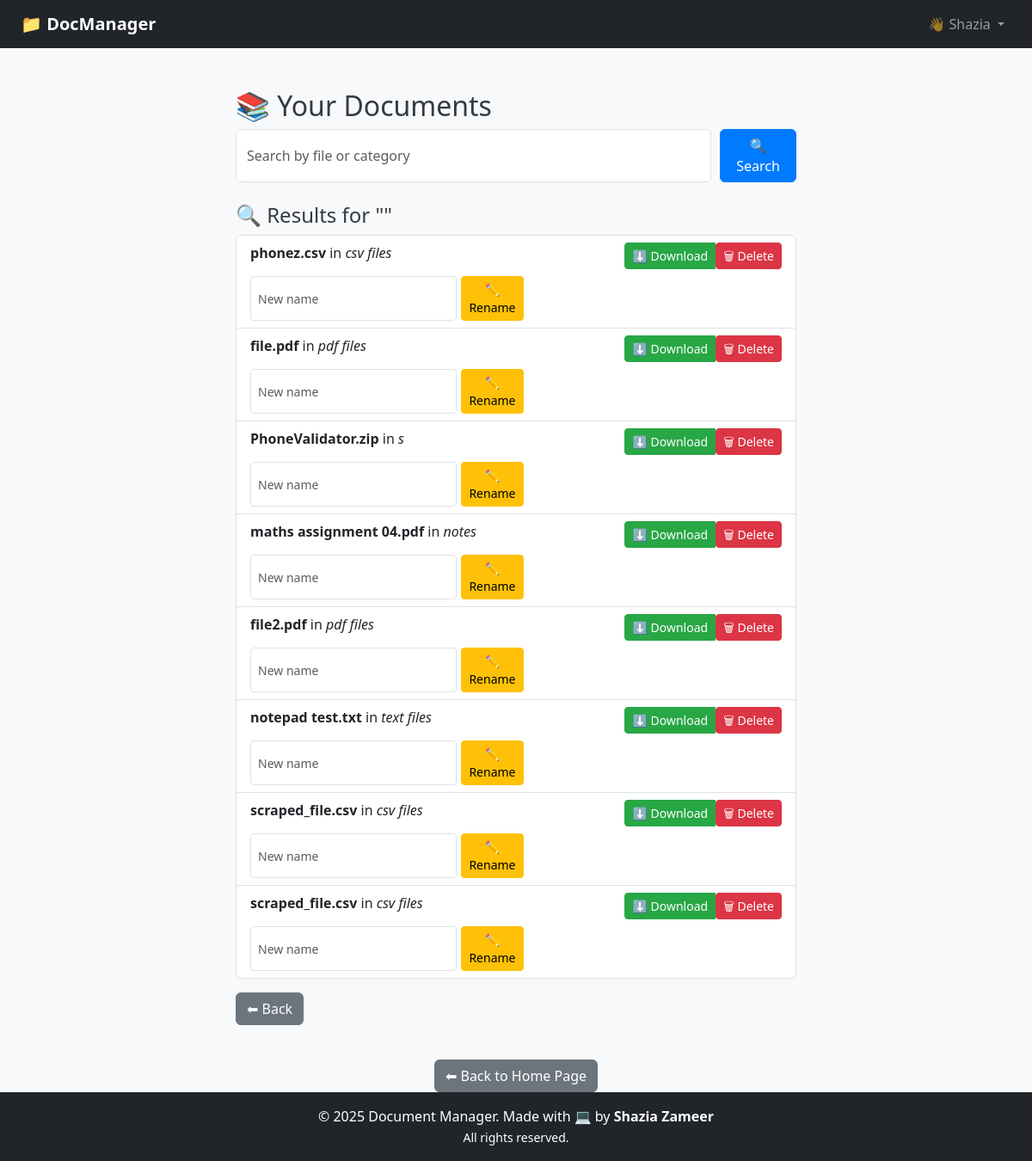
Page /search (signed in) on the committed database.
### tables this page shows
CREATE TABLE files (
    id INTEGER PRIMARY KEY AUTOINCREMENT,
    username TEXT NOT NULL,
    filename TEXT NOT NULL,
    category TEXT NOT NULL
);

### app.py (the view)
@app.route('/search', methods=['GET'])
def search_files():
    if 'user' not in session:
        return redirect(url_for('login'))
    query = request.args.get('q', '').strip().lower()
    username = session['user']
    conn = sqlite3.connect('users.db')
    cursor = conn.cursor()
    cursor.execute("""
        SELECT filename, category FROM files
        WHERE username = ? AND
        (LOWER(filename) LIKE ? OR LOWER(category) LIKE ?)
    """, (username, f'%{query}%', f'%{query}%'))
    results = cursor.fetchall()
    conn.close()
    return render_template('view_files.html', search_results=results, search_query=query)

### templates/view_files.html (shortened to what this page needs)
{% extends "base.html" %}
{% block content %}
<div class="container mt-5">
    <h2>📚 Your Documents</h2>
    <form action="{{ url_for('search_files') }}" method="get" class="mb-4 d-flex" style="gap: 10px;">
        <input type="text" name="q" placeholder="Search by file or category" class="form-control" value="{{ search_query if search_query else '' }}">
        <button type="submit" class="btn btn-primary">🔍 Search</button>
    </form>
    {% if search_results %}
        <h4>🔍 Results for "{{ search_query }}"</h4>
        <ul class="list-group">
            {% for file, cat in search_results %}
                <li class="list-group-item d-flex flex-column align-items-start">
                    <div class="d-flex justify-content-between w-100">
                        <span><strong>{{ file }}</strong> in <em>{{ cat }}</em></span>
                        <div class="btn-group">
                            <a href="{{ url_for('download_file', category=cat, filename=file) }}" class="btn btn-sm btn-success">⬇️ Download</a>
                            <form action="{{ url_for('delete_file', category=cat, filename=file) }}" method="post" style="display:inline;">
                                <button type="submit" class="btn btn-sm btn-danger" onclick="return confirm('Delete this file?')">🗑 Delete</button>
                            </form>
                        </div>
                    </div>
                    <form action="{{ url_for('rename_file', category=cat, old_filename=file) }}" method="post" class="d-flex mt-2" style="gap:5px;">
                        <input type="text" name="new_filename" placeholder="New name" class="form-control form-control-sm" required>
                        <button type="submit" class="btn btn-sm btn-warning">✏️ Rename</button>
                    </form>
                </li>
            {% endfor %}
        </ul>
        <a href="{{ url_for('view_files') }}" class="btn btn-secondary mt-3">⬅ Back</a>
    {% else %}
        <p class="text-muted">No files or categories found.</p>
    {% endif %}
</div>
<br>
<div class="d-flex justify-content-center mt-3">
    <a href="{{ url_for('index') }}" class="btn btn-secondary">⬅ Back to Home Page</a>
</div>
{% endblock %}

### templates/base.html (shortened to what this page needs)
<!doctype html>
<html lang="en">
<head>
  <link href="https://cdn.jsdelivr.net/npm/bootstrap@5.3.0/dist/css/bootstrap.min.css" rel="stylesheet">
  <link rel="stylesheet" href="{{ url_for('static', filename='style.css') }}">
</head>
<body class="d-flex flex-column min-vh-100 ">
  <nav class="navbar navbar-expand-lg navbar-dark bg-dark px-4">
    <a class="navbar-brand fw-bold" href="{{ url_for('index') }}">📁 DocManager</a>
    <div class="collapse navbar-collapse justify-content-end" id="navbarNav">
      <ul class="navbar-nav">
        {% if session.get('user') %}
        <li class="nav-item dropdown">
          <a class="nav-link dropdown-toggle" href="#" id="navbarDropdown" role="button" data-bs-toggle="dropdown">
            👋 {{ session['user'] }}
          </a>
        </li>
        {% endif %}
      </ul>
    </div>
  </nav>
  <main class="flex-fill">
    <div class="container mt-4">
      {% block content %}{% endblock %}
    </div>
  </main>
  <footer class="bg-dark text-white text-center py-3 mt-auto">
    <div class="container">
      <p class="mb-0">© 2025 Document Manager. Made with 💻 by <strong>Shazia Zameer</strong></p>
      <small>All rights reserved.</small>
    </div>
  </footer>
</body>
</html>

### static/style.css (style rules this page uses)
body { background-color: #f8f9fa; font-family: 'Segoe UI', sans-serif; }
h1, h2, h4 { color: #343a40; }
.btn-primary { background-color: #007bff; border-color: #007bff; }
.btn-success { background-color: #28a745; border-color: #28a745; }
.container { max-width: 700px; }

### templates/base.html (style rules this page uses)
body { transition: background-color 0.4s ease, color 0.4s ease; }

### rows in the picture
files: filename "phonez.csv", category "csv files"
files: filename "file.pdf", category "pdf files"
files: filename "PhoneValidator.zip", category "s"
files: filename "maths assignment 04.pdf", category "notes"
files: filename "file2.pdf", category "pdf files"
files: filename "notepad test.txt", category "text files"
files: filename "scraped_file.csv", category "csv files"
files: filename "scraped_file.csv", category "csv files"

### other values in the picture
{{ session['user'] }} "Shazia"
